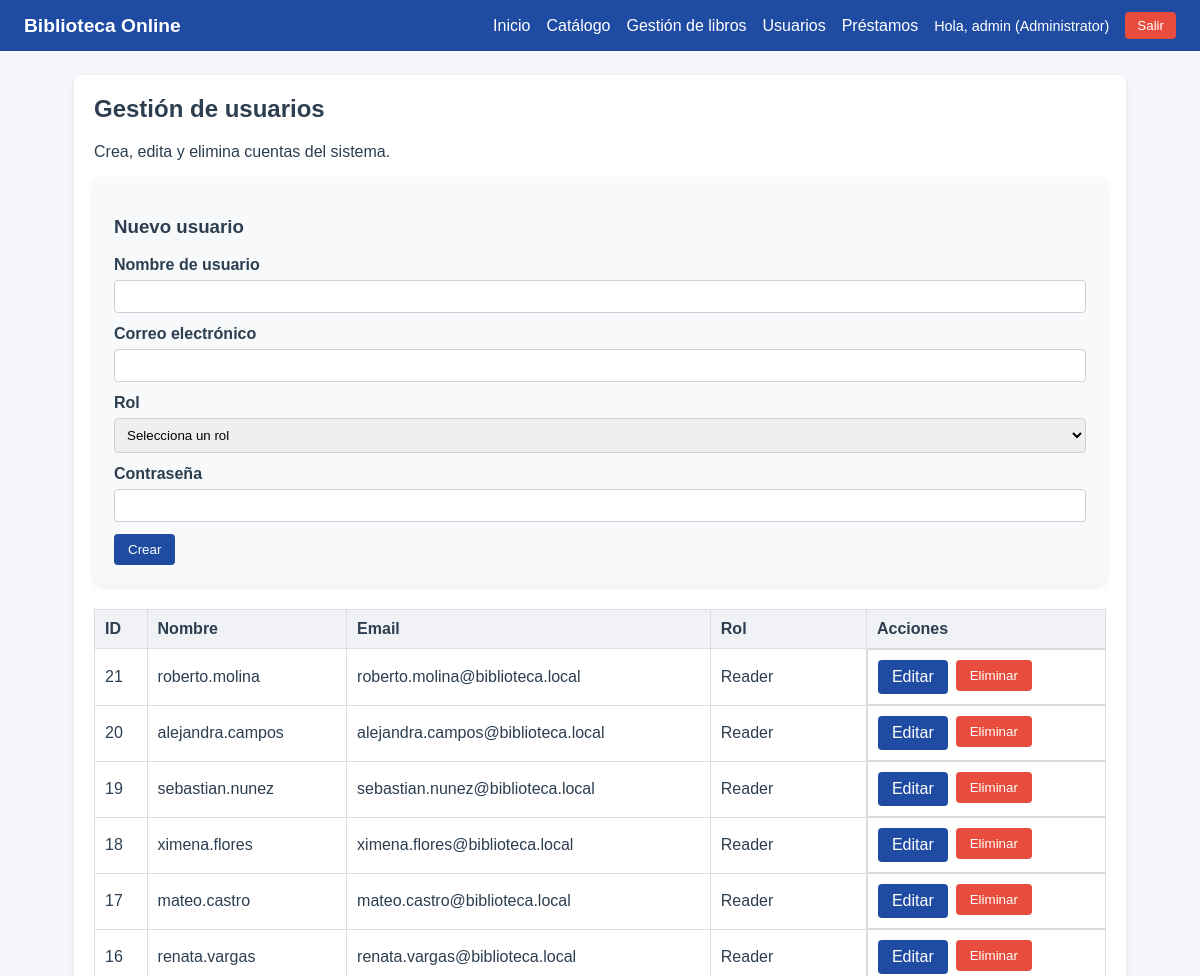
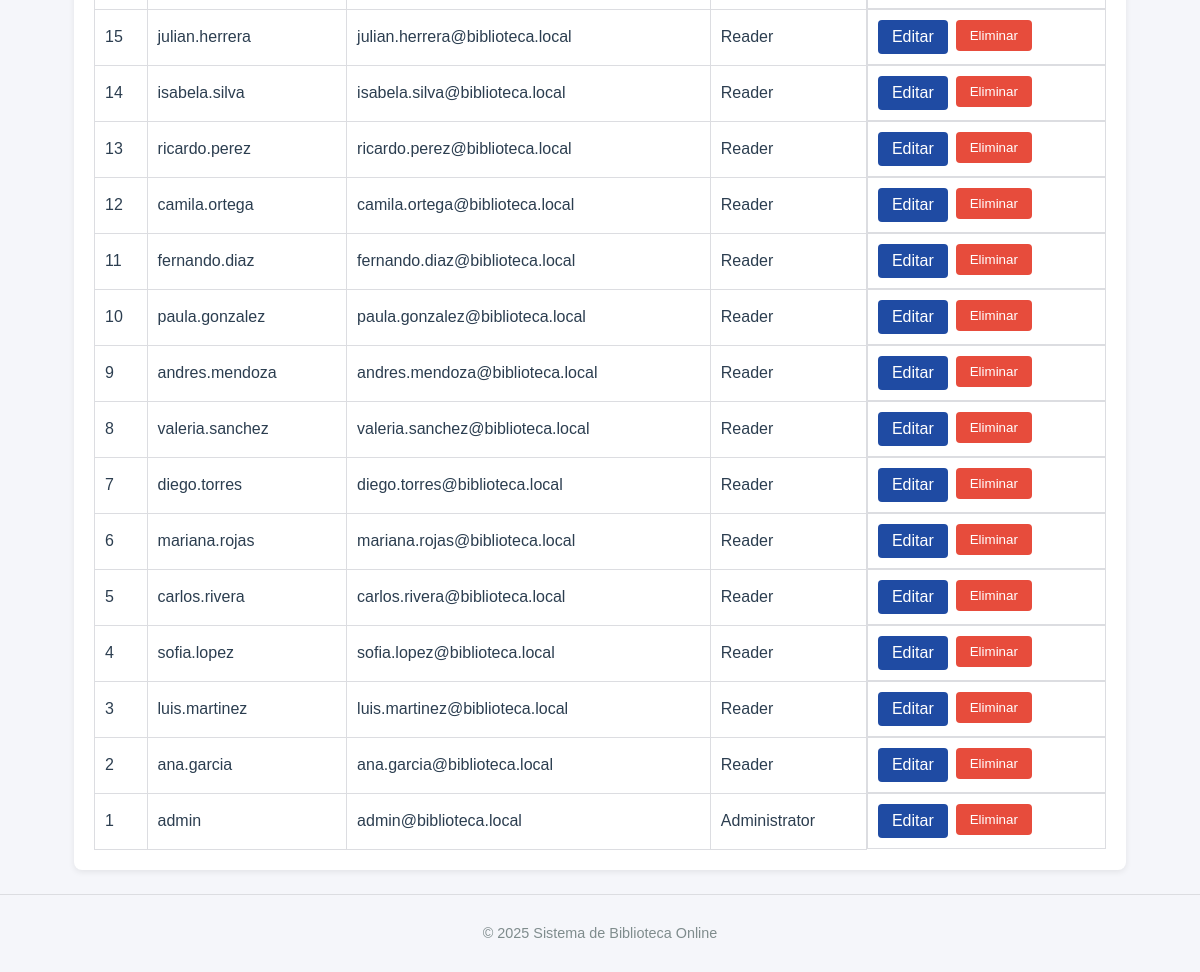
Page /legacy/users.php (signed in) on the committed database (2 pictures, top to bottom).
### tables this page shows
CREATE TABLE IF NOT EXISTS users (
  id INT AUTO_INCREMENT PRIMARY KEY,
  username VARCHAR(50) NOT NULL,
  email VARCHAR(100) UNIQUE NOT NULL,
  password VARCHAR(255) NOT NULL,
  role_id INT NOT NULL,
  FOREIGN KEY (role_id) REFERENCES roles(id)
);

CREATE TABLE IF NOT EXISTS roles (
  id INT AUTO_INCREMENT PRIMARY KEY,
  name VARCHAR(30) NOT NULL
);

### legacy/users.php (the view, shortened to what this page needs)
<?php
require_once __DIR__ . '/includes/header.php';
$pdo = getPDO();
$editUser = null;
$users = $pdo->query('SELECT users.*, roles.name AS role_name FROM users INNER JOIN roles ON users.role_id = roles.id ORDER BY users.id DESC')->fetchAll();
?>
<div class="card">
    <h2>Gestión de usuarios</h2>
    <p>Crea, edita y elimina cuentas del sistema.</p>
    <div class="card" style="background-color:#f8f9fb;">
        <h3><?php echo $editUser ? 'Editar usuario' : 'Nuevo usuario'; ?></h3>
        <form method="POST" action="users.php">
            <div class="form-group">
                <label for="username">Nombre de usuario</label>
                <input type="text" id="username" name="username" value="<?php echo htmlspecialchars($editUser['username'] ?? ''); ?>" required>
            </div>
            <div class="form-group">
                <label for="email">Correo electrónico</label>
                <input type="email" id="email" name="email" value="<?php echo htmlspecialchars($editUser['email'] ?? ''); ?>" required>
            </div>
            <div class="form-group">
                <label for="role_id">Rol</label>
                <select id="role_id" name="role_id" required>
                    <option value="">Selecciona un rol</option>
                </select>
            </div>
            <div class="form-group">
                <label for="password">Contraseña <?php echo $editUser ? '(dejar en blanco para no cambiar)' : ''; ?></label>
                <input type="password" id="password" name="password" <?php echo $editUser ? '' : 'required'; ?>>
            </div>
            <button type="submit" class="button"><?php echo $editUser ? 'Actualizar' : 'Crear'; ?></button>
        </form>
    </div>
    <table class="table">
        <thead>
            <tr>
                <th>ID</th>
                <th>Nombre</th>
                <th>Email</th>
                <th>Rol</th>
                <th>Acciones</th>
            </tr>
        </thead>
        <tbody>
            <?php foreach ($users as $user): ?>
                <tr>
                    <td><?php echo (int) $user['id']; ?></td>
                    <td><?php echo htmlspecialchars($user['username']); ?></td>
                    <td><?php echo htmlspecialchars($user['email']); ?></td>
                    <td><?php echo htmlspecialchars($user['role_name']); ?></td>
                    <td class="actions">
                        <a class="button" href="users.php?edit=<?php echo (int) $user['id']; ?>">Editar</a>
                        <form method="POST" action="users.php" data-confirm="¿Eliminar usuario?">
                            <button type="submit" class="button button--danger">Eliminar</button>
                        </form>
                    </td>
                </tr>
            <?php endforeach; ?>
        </tbody>
    </table>
</div>
<?php require_once __DIR__ . '/includes/footer.php'; ?>

### public/assets/css/style.css (style rules this page uses)
* { box-sizing: border-box; }
body { margin: 0; font-family: Arial, Helvetica, sans-serif; background-color: #f5f6fa; color: #2c3e50; }
a { color: #2c3e50; text-decoration: none; }
.card { background-color: #ffffff; border-radius: 8px; box-shadow: 0 2px 6px rgba(0, 0, 0, 0.08); padding: 20px; margin-bottom: 24px; }
.card h2 { margin-top: 0; }
.table { width: 100%; border-collapse: collapse; margin-top: 12px; }
.table th, .table td { border: 1px solid #dcdde1; padding: 10px; text-align: left; }
.table th { background-color: #f0f2f5; }
.button { display: inline-block; background-color: #1f4ba3; color: #ffffff; padding: 8px 14px; border-radius: 4px; border: none; cursor: pointer; }
.button--danger { background-color: #e74c3c; }
.form-group { margin-bottom: 12px; }
.form-group label { display: block; font-weight: 600; margin-bottom: 6px; }
.form-group input, .form-group select { width: 100%; padding: 8px; border: 1px solid #ccd1d9; border-radius: 4px; }
.actions { display: flex; gap: 8px; }

### rows in the picture
users: id "21", username "roberto.molina", email "roberto.molina@biblioteca.local", role.name "Reader"
users: id "20", username "alejandra.campos", email "alejandra.campos@biblioteca.local", role.name "Reader"
users: id "19", username "sebastian.nunez", email "sebastian.nunez@biblioteca.local", role.name "Reader"
users: id "18", username "ximena.flores", email "ximena.flores@biblioteca.local", role.name "Reader"
users: id "17", username "mateo.castro", email "mateo.castro@biblioteca.local", role.name "Reader"
users: id "16", username "renata.vargas", email "renata.vargas@biblioteca.local", role.name "Reader"
users: id "15", username "julian.herrera", email "julian.herrera@biblioteca.local", role.name "Reader"
users: id "14", username "isabela.silva", email "isabela.silva@biblioteca.local", role.name "Reader"
users: id "13", username "ricardo.perez", email "ricardo.perez@biblioteca.local", role.name "Reader"
users: id "12", username "camila.ortega", email "camila.ortega@biblioteca.local", role.name "Reader"
users: id "11", username "fernando.diaz", email "fernando.diaz@biblioteca.local", role.name "Reader"
users: id "10", username "paula.gonzalez", email "paula.gonzalez@biblioteca.local", role.name "Reader"
users: id "9", username "andres.mendoza", email "andres.mendoza@biblioteca.local", role.name "Reader"
users: id "8", username "valeria.sanchez", email "valeria.sanchez@biblioteca.local", role.name "Reader"
users: id "7", username "diego.torres", email "diego.torres@biblioteca.local", role.name "Reader"
users: id "6", username "mariana.rojas", email "mariana.rojas@biblioteca.local", role.name "Reader"
users: id "5", username "carlos.rivera", email "carlos.rivera@biblioteca.local", role.name "Reader"
users: id "4", username "sofia.lopez", email "sofia.lopez@biblioteca.local", role.name "Reader"
users: id "3", username "luis.martinez", email "luis.martinez@biblioteca.local", role.name "Reader"
users: id "2", username "ana.garcia", email "ana.garcia@biblioteca.local", role.name "Reader"
users: id "1", username "admin", email "admin@biblioteca.local", role.name "Administrator"

### other values in the picture
$user['username'] "admin"
$user['role'] "Administrator"
